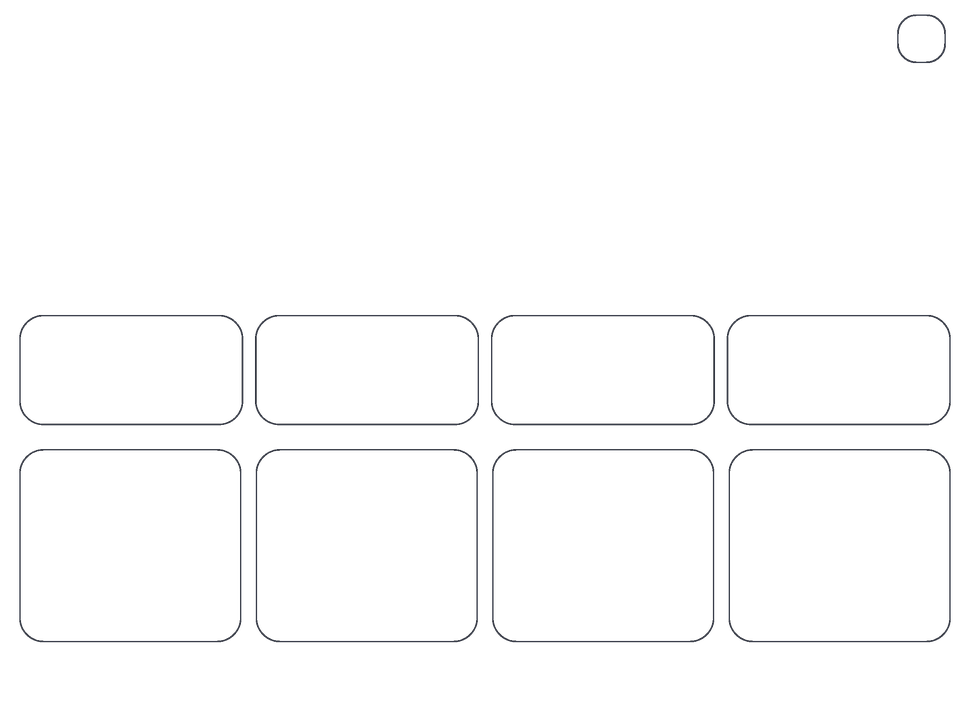
#> input picture test/failures/light_dashboard_isolatedDiff.png, 970 x 727 px, shrunk from 2400 x 1800 before the run
$ python ink_extent.py ../test/failures/light_dashboard_isolatedDiff.png
#> lines starting #> are read from the running program, lines starting #| are printed output that depends on the picture
"""Measure the real margins of a rendered screen.

For each horizontal band of a PNG, list the runs of non-page pixels — so
"we are wasting the left and right area" becomes a number: the nav rail sits
at 0..236, the form card starts where the second run starts, and the gap
between them is the wasted margin.

    python tool/ink_extent.py build/visual/wide_sale_edit.png
"""

import sys
from collections import Counter

from PIL import Image


def runs(px, w, y, bg, min_len=3):
    out = []
    start = None
    for x in range(w):
        differs = px[x, y] != bg
        if differs and start is None:
            start = x
        elif not differs and start is not None:
            if x - start >= min_len:
                out.append((start, x - 1))
            start = None
    if start is not None and w - start >= min_len:
        out.append((start, w - 1))
    return out


def report(path, step=None):
    im = Image.open(path).convert("RGB")
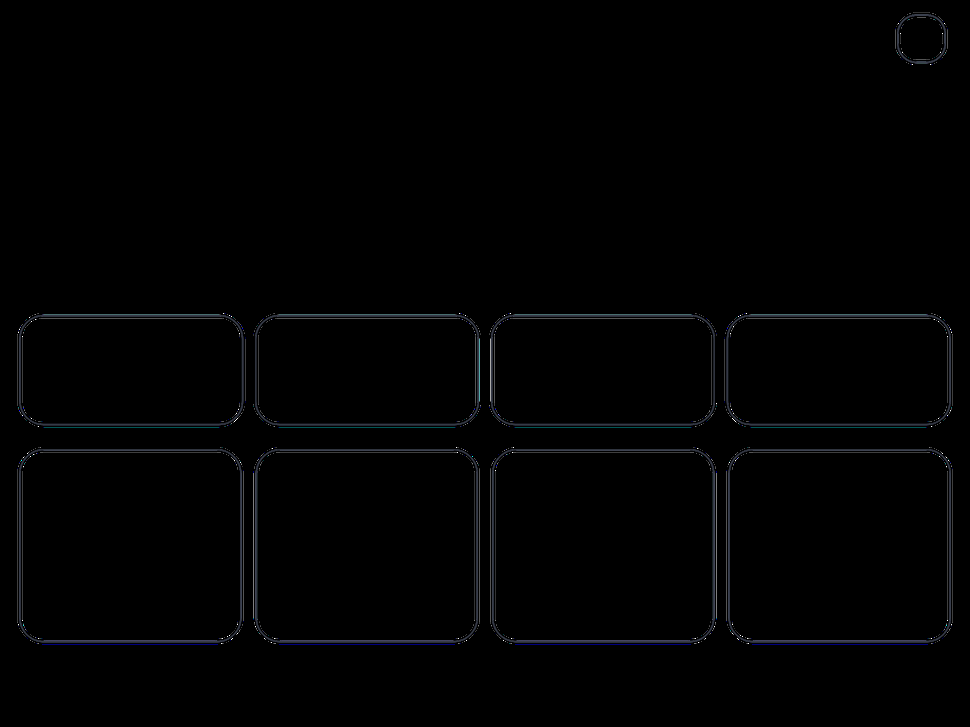
#> im: PIL image 970x727 RGB; mean R, G, B 1.6, 1.8, 2.2
    w, h = im.size
#> w = 970; h = 727
    px = im.load()

    # The page background is the colour of the right-hand margin (the cards
    # never reach the window edge, the page does).
    sample = Counter(px[x, y] for y in range(0, h, 3)
                     for x in range(max(0, w - 4), w))
#> sample = {(0, 0, 0): 972}
    bg = sample.most_common(1)[0][0]
#> bg = (0, 0, 0)

    print(f"{path}  {w}x{h}  page={bg}")
#| ../test/failures/light_dashboard_isolatedDiff.png  970x727  page=(0, 0, 0)
    step = step or max(1, h // 12)
#> step = 60
    for y in range(60, h, step):
        r = runs(px, w, y, bg)
        if not r:
            print(f"  y={y:4d}  (page only)")
            continue
        spans = "  ".join(f"{a}..{b}" for a, b in r[:5])
        if len(r) == 1:
            a, b = r[0]
            print(f"  y={y:4d}  [{spans}]  left-gap {a}  right-gap {w - 1 - b}")
        else:
            # The first run is the nav rail; the gap to the next run is the
            # margin the page is wasting.
            print(f"  y={y:4d}  [{spans}]  gaps "
                  + " ".join(str(r[i + 1][0] - r[i][1] - 1)
                             for i in range(len(r) - 1)))
#> this loop made 12 passes
#> r on passes 1, 6, 8, 9, 10: [(906, 911), (931, 936)], [(241, 243), (477, 479), (490, 492), (726, 728)], [(255, 257), (712, 714)], [(255, 257), (712, 714)], [(255, 257), (712, 714)]
#|   y=  60  [906..911  931..936]  gaps 19
#|   y= 360  [241..243  477..479  490..492  726..728]  gaps 233 10 233
#|   y= 420  [29..31  230..233  264..267  466..469  500..503]  gaps 198 30 198 30 198 30 198
#|   y= 480  [255..257  712..714]  gaps 454
#|   y= 540  [255..257  712..714]  gaps 454
#|   y= 600  [255..257  712..714]  gaps 454


if __name__ == "__main__":
    for path in sys.argv[1:]:
        report(path)

$ run again, on test/failures/light_items_isolatedDiff.png
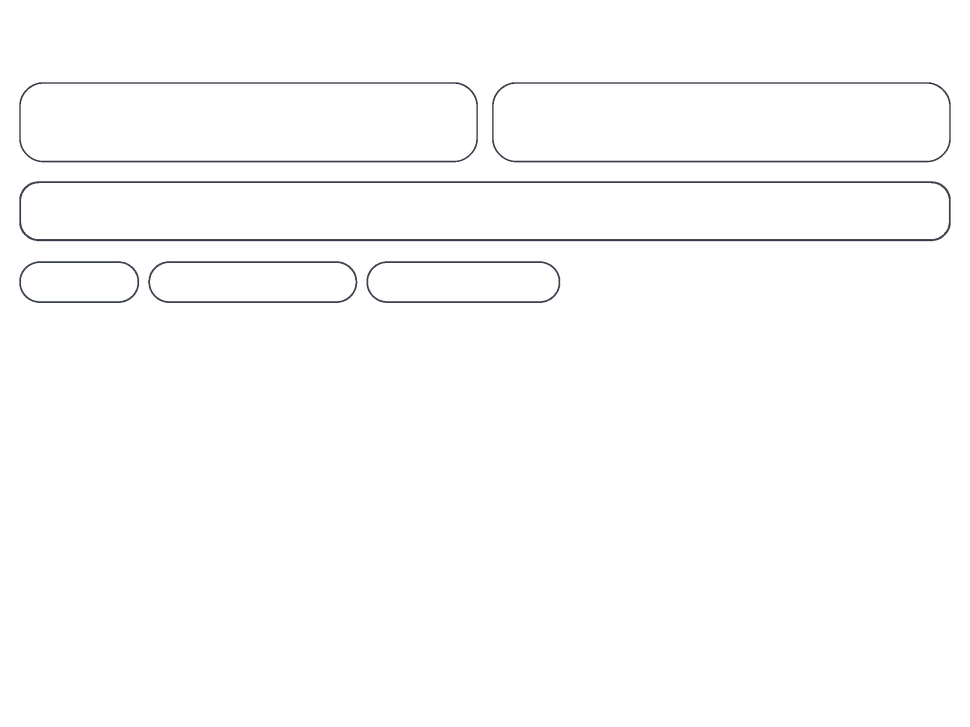
#> input picture test/failures/light_items_isolatedDiff.png, 970 x 727 px, shrunk from 2400 x 1800 before the run
#> in report, `im = Image.open(path).convert("RGB")`:
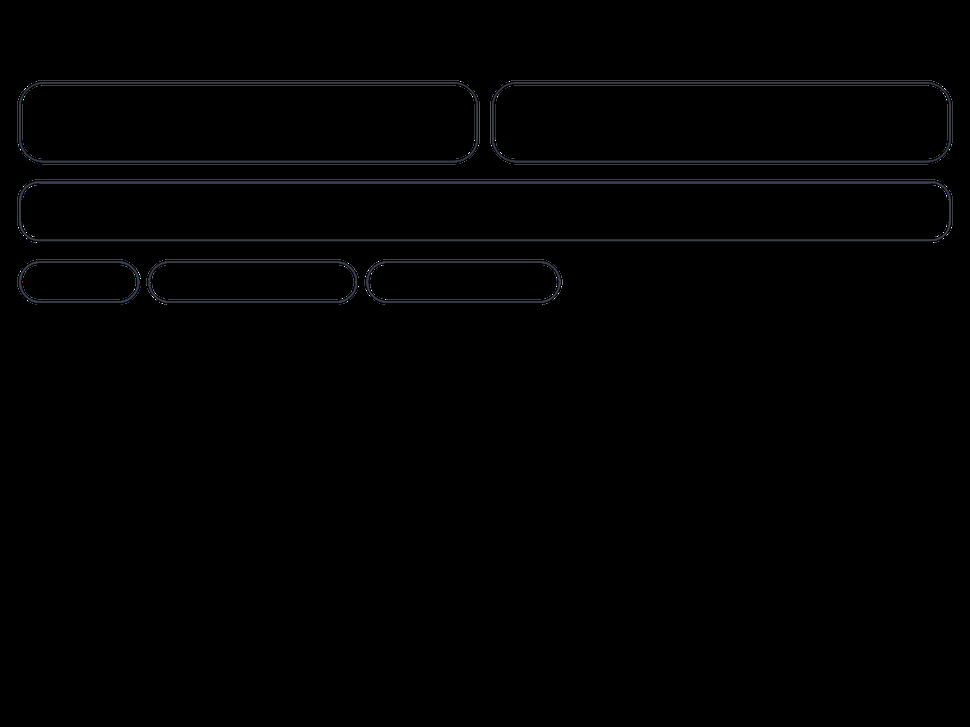
#> im: PIL image 970x727 RGB; mean R, G, B 1.4, 1.5, 1.7
#> sample = {(0, 0, 0): 972}
#> bg = (0, 0, 0)
#| ../test/failures/light_items_isolatedDiff.png  970x727  page=(0, 0, 0)
#> the loop in report, `for y in range(60, h, step):` made 12 passes
#> (a, b) on passes 3 to 4: (936, 938), (33, 936)
#> (printed output is left out)
